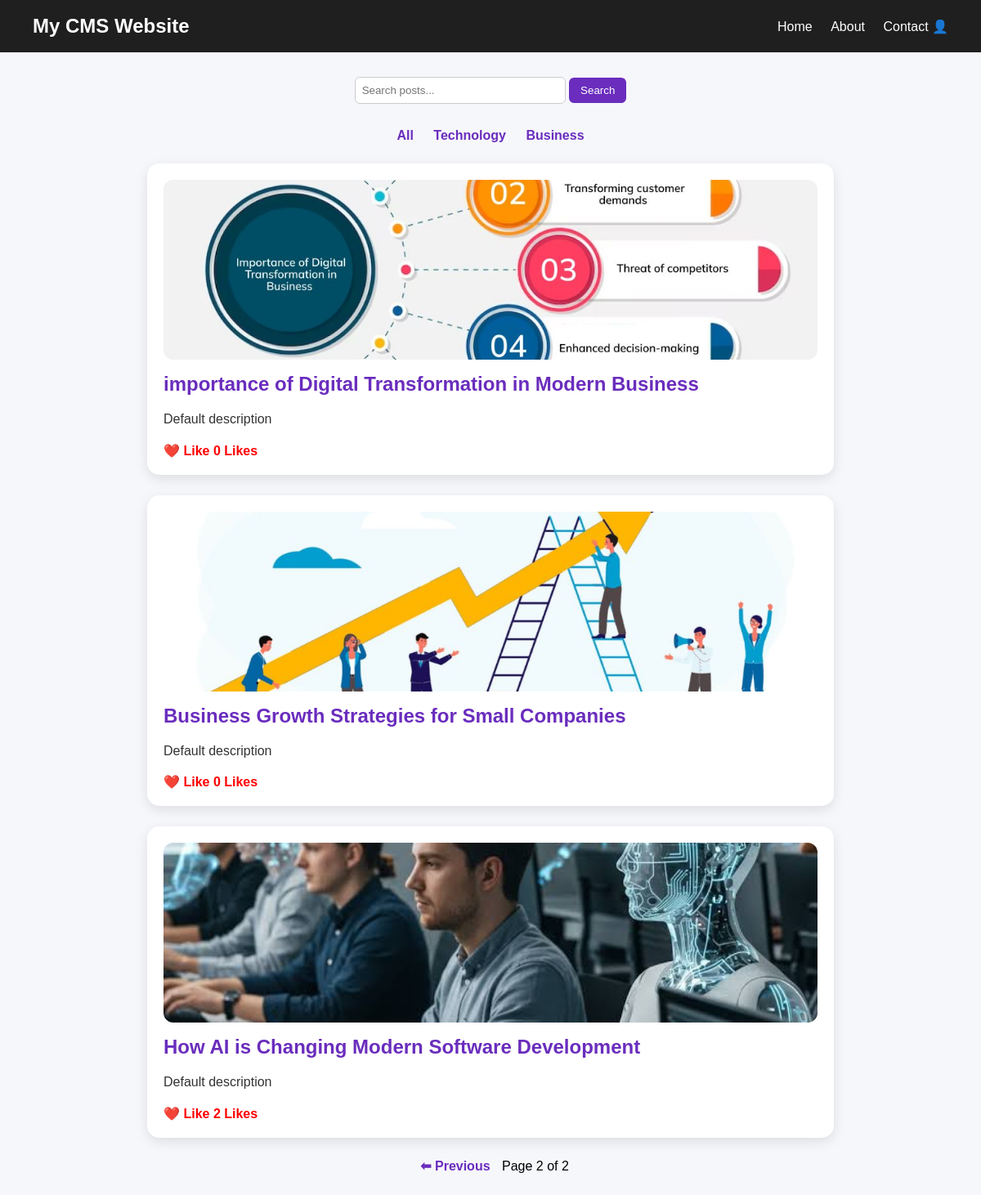
Screenshot of /?page=2 with the database file from the repository.
### cms/models.py (models this page shows, shortened)
class Category(models.Model):
    name = models.CharField(max_length=100)

class Post(models.Model):
    title = models.CharField(max_length=200)
    short_description = models.CharField(max_length=300)
    content = models.TextField()
    author = models.ForeignKey(User, on_delete=models.CASCADE)
    category = models.ForeignKey(Category, on_delete=models.CASCADE)
    image = models.ImageField(upload_to='post_images/', blank=True, null=True)
    likes = models.PositiveIntegerField(default=0)
    created_at = models.DateTimeField(auto_now_add=True)

### cms/views.py (the view)
# urls.py: path('', views.home, name='home'),
def home(request):
    category = request.GET.get('category')
    search = request.GET.get('search')
    posts = Post.objects.all().order_by('-created_at')
    if category:
        posts = posts.filter(category__name=category)
    if search:
        posts = posts.filter(title__icontains=search)
    paginator = Paginator(posts, 3)
    page_number = request.GET.get('page')
    page_obj = paginator.get_page(page_number)
    categories = Category.objects.all()
    return render(request, 'cms/home.html', {
        'posts': page_obj,
        'categories': categories,
        'page_obj': page_obj
    })

### templates/cms/home.html (shortened to what this page needs)
<!DOCTYPE html>
<html>
<head>
</head>
<body>
<header>
    <div class="logo">My CMS Website</div>
    <div class="menu">
        <a href="/">Home</a>
        <a href="/about/">About</a>
        <a href="/contact/">Contact</a>
        👤 {{ request.user.username }}
    </div>
</header>
<div class="search-box">
<form>
<input type="text" name="search" placeholder="Search posts...">
<button>Search</button>
</form>
</div>
<div class="categories">
<a href="/">All</a>
{% for cat in categories %}
<a href="/?category={{cat.name}}">{{cat.name}}</a>
{% endfor %}
</div>
<div class="container">
{% for post in posts %}
<div class="post">
{% if post.image %}
<img src="{{ post.image.url }}">
{% endif %}
<h2>
<a href="/post/{{post.id}}/">
{{ post.title }}
</a>
</h2>
<p>{{ post.short_description }}</p>
<a class="like" href="/like/{{post.id}}/">❤️ Like {{ post.likes }} Likes</a>
</div>
{% empty %}
<p>No posts found</p>
{% endfor %}
</div>
<div class="pagination">
{% if page_obj.has_previous %}
<a href="?page={{ page_obj.previous_page_number }}">⬅ Previous</a>
{% endif %}
Page {{ page_obj.number }} of {{ page_obj.paginator.num_pages }}
</div>
</body>
</html>

### templates/cms/home.html (style rules this page uses)
body { font-family: Arial, sans-serif; background:#f6f7fb; margin:0; }
header { background:#1f1f1f; color:white; padding:18px 40px; display:flex; justify-content:space-between; align-items:center; }
header .logo { font-size:24px; font-weight:bold; }
header .menu a { color:white; text-decoration:none; margin-left:18px; font-size:16px; }
.search-box { text-align:center; margin:30px 0; }
.search-box input { padding:8px; width:240px; border-radius:6px; border:1px solid #ccc; }
.search-box button { padding:8px 14px; background:#6a2dbd; color:white; border:none; border-radius:6px; cursor:pointer; }
.categories { text-align:center; margin-bottom:25px; }
.categories a { margin:10px; text-decoration:none; color:#6a2dbd; font-weight:bold; }
.container { width:70%; margin:auto; }
.post { background:white; padding:20px; border-radius:15px; margin-bottom:25px; box-shadow:0 5px 15px rgba(0,0,0,0.1); }
.post img { width:100%; height:220px; object-fit:cover; border-radius:12px; margin-bottom:12px; }
.post h2 { margin:0; }
.post h2 a { color:#6a2dbd; text-decoration:none; }
.post p { color:#333; line-height:1.6; }
.like { color:red; font-weight:bold; text-decoration:none; }
.pagination { text-align:center; margin-bottom:40px; }
.pagination a { margin:10px; color:#6a2dbd; text-decoration:none; font-weight:bold; }

### rows the page displays
Category: name "Technology"
Category: name "Business"
Post: image (picture), title "importance of Digital Transformation in Modern Business", short_description "Default description", likes "0"
Post: image (picture), title "Business Growth Strategies for Small Companies", short_description "Default description", likes "0"
Post: image (picture), title "How AI is Changing Modern Software Development", short_description "Default description", likes "2"

### other values shown
{{ page_obj.number }} "2"
{{ page_obj.paginator.num_pages }} "2"
